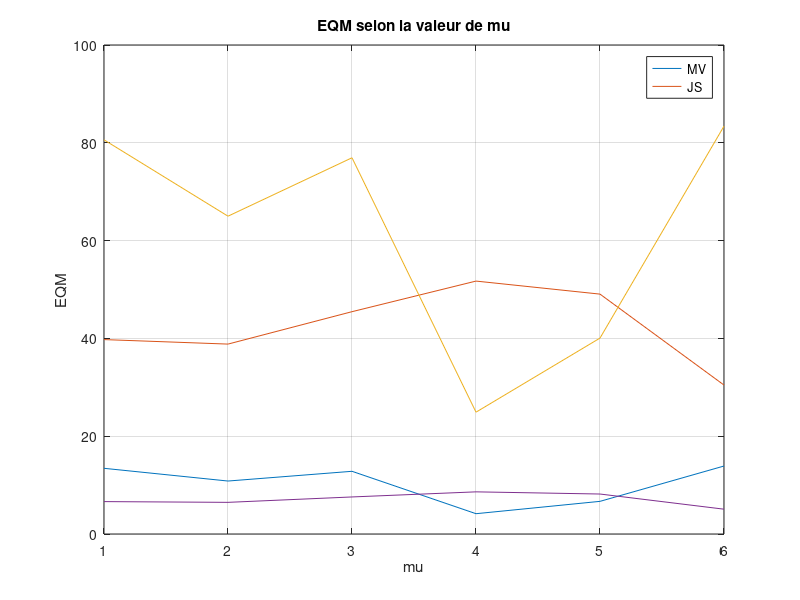

This figure's MATLAB source:
clc; clear; close all

N = 6;


n = 10000;

for i = 1:n
    norm_mu = 7*rand;
    mu = randn(N,1);
    mu = mu/sqrt(sum(mu.^2))*norm_mu;
    B = randn(N,1);
    X = mu + B;
    
    mu_MV(i,:) = (X);
    mu_JS(i,:) = (1 - (N - 2)/norm(X) ) * (X);
end

for i = 1:N
    EQM_MV(i,:) = mean( (mu_MV(i,:)'-mu).^2 );
    EQM_JS(i,:) = mean( (mu_JS(i,:)'-mu)'*(mu_JS(i,:)'-mu) );
    E2(i,:) = mean((mu_MV(i,:)'-mu)'*(mu_MV(i,:)'-mu));
    E3(i,:) = mean( (mu_JS(i,:)'-mu).^2 );
end


figure(1)
plot(EQM_MV)
hold on
plot(EQM_JS)
plot(E2)
plot(E3)
grid()
legend("MV", "JS")
title("EQM selon la valeur de \mu")
xlabel("\mu")
ylabel("EQM")